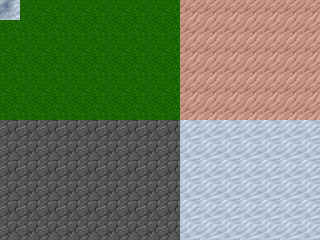

A level layout from a 2D game, rendered from its tile map. Below: a short description, then the map file with its tile-grid data intact:
An orthogonal 16x12 tile map with 20x20 px tiles, 1 tile layer (Ground).

<map version="1.2" tiledversion="1.2.3" orientation="orthogonal" renderorder="right-down" width="16" height="12" tilewidth="20" tileheight="20" infinite="0" nextlayerid="11" nextobjectid="7">
 <properties>
  <property name="collidable" type="bool" value="true" />
 </properties>
 <tileset firstgid="1" source="assets/hardvacuum.tsx" />
 <layer id="1" name="Ground" width="16" height="12">
  <data encoding="csv">
739,194,194,194,194,194,194,194,194,536,536,536,536,536,536,536,
194,194,194,194,194,194,194,194,194,536,536,536,536,536,536,536,
194,194,194,194,194,194,194,194,194,536,536,536,536,536,536,536,
194,194,194,194,194,194,194,194,194,536,536,536,536,536,536,536,
194,194,194,194,194,194,194,194,194,536,536,536,536,536,536,536,
194,194,194,194,194,194,194,194,194,536,536,536,536,536,536,536,
955,955,955,955,955,955,955,955,955,706,706,706,706,706,706,706,
955,955,955,955,955,955,955,955,955,706,706,706,706,706,706,706,
955,955,955,955,955,955,955,955,955,706,706,706,706,706,706,706,
955,955,955,955,955,955,955,955,955,706,706,706,706,706,706,706,
955,955,955,955,955,955,955,955,955,706,706,706,706,706,706,706,
955,955,955,955,955,955,955,955,955,706,706,706,706,706,706,706
</data>
 </layer>
 <objectgroup id="10" name="spott" />
</map>
